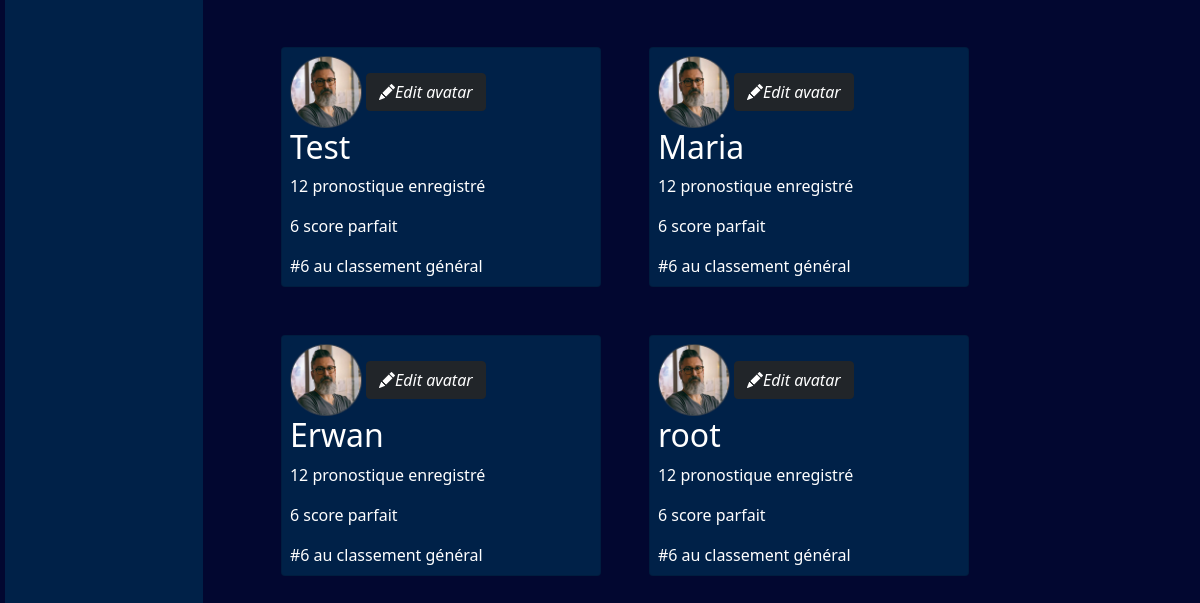
Before: /template/profile.php (lower part) with the older database file.
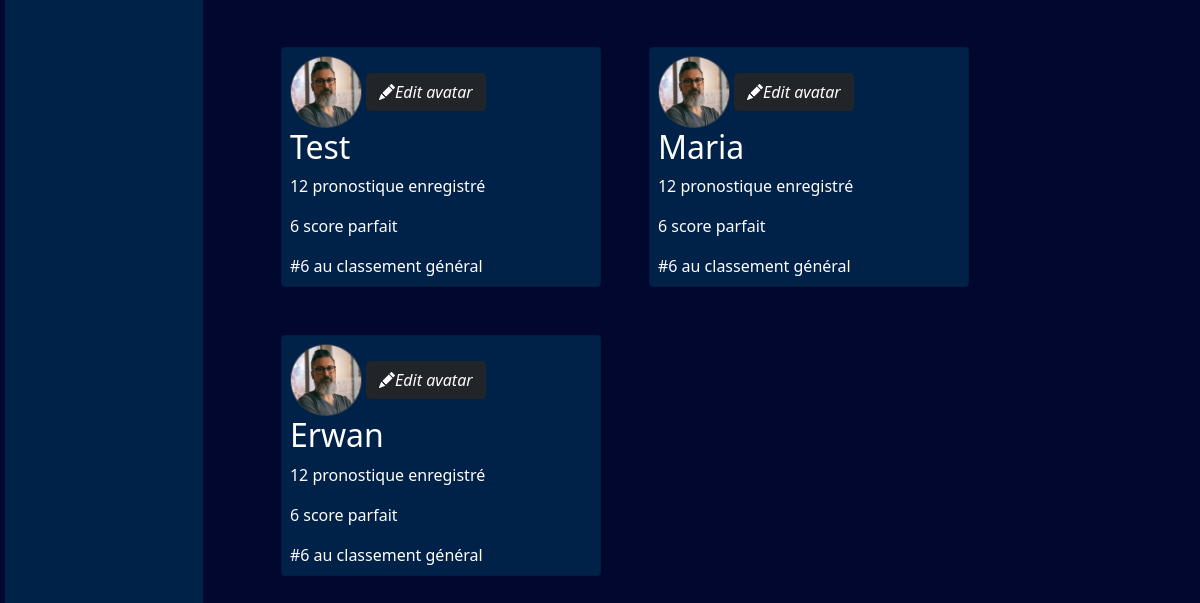
After: the same page with the newer database file.
### tables this page shows
CREATE TABLE users(
    id INTEGER PRIMARY KEY AUTOINCREMENT NOT NULL,
    username TEXT NOT NULL UNIQUE,
    password TEXT NOT NULL ,
    email TEXT NOT NULL UNIQUE,
    created_at DATETIME DEFAULT CURRENT_TIMESTAMP
, score INTEGER NOT NULL DEFAULT 0, picture TEXT DEFAULT fixture);

### template/profile.php (the view, shortened to what this page needs)
<?php
include('header.php');
include_once('../template/functions/lateralNavbar.php');
$sql = 'SELECT * FROM users ASC;';
$stmt = $db->prepare($sql);
$stmt->execute();
$users = $stmt->fetchAll(PDO::FETCH_ASSOC);
?>
<div class="row container mx-auto p-1 col-8 col-xl-9 ">
    <?php
foreach($users as $user){
    $picture = $user['picture'];
    $firstname = $user['username'];
    if(($picture) !== "fixture"){
      $avatar = "../assets/img/userfile/". $_SESSION['user']['pseudo'] ."/" . $picture;
    }else{
      $avatar = "../assets/img/fixture.png" ;
    }
?>
<div class="d-flex col-6 card p-2 m-4 text-white" style="width: 20rem;">
  <div class="position-relative">
    <img class="card-img-top" src="<?php echo $avatar?> " alt="Card image cap">
    <button type="button" class="btn btn-dark" data-bs-toggle="modal" data-bs-target="#exampleModal">
        <i class="position-relative text-white top-0 end-0 translate-middle bi bi-pencil-fill">Edit avatar </i>
    </button>
  </div>
  <div class="profile-card-body p-0">
    <h2 class="card-title"> <?php echo $firstname ?> </h2>
      <p class="card-text"><bold>12</bold> pronostique enregistré</p>
      <p class="card-text"> <bold>6</bold> score parfait</p>
      <p class="card-text"> #6 au classement général  </p>
  </div>
</div>
<?php };?></div>

### template/header.php (shortened to what this page needs)
<!DOCTYPE html>
<html lang="fr">
<head>
     <link rel="stylesheet" href="https://cdn.jsdelivr.net/npm/charts.css/dist/charts.min.css">
    <link href="../assets/css/chartcss.css" rel="stylesheet">
    <link href="https://cdn.jsdelivr.net/npm/bootstrap@5.1.3/dist/css/bootstrap.min.css" rel="stylesheet">
    <link href="../assets/css/style.css" rel="stylesheet">
    <link rel="stylesheet" href="https://cdn.jsdelivr.net/npm/bootstrap-icons@1.8.1/font/bootstrap-icons.css">
    <link href="http://fonts.cdnfonts.com/css/bruno-ace" rel="stylesheet">
</head>
<body>

### template/functions/lateralNavbar.php (shortened to what this page needs)
<div class="container-fluid ">
    <div class="row flex-nowrap ">
        <div class=" lateralnav col-2 col-md-2 col-xl-2 px-sm-2 px-0">
                    <p class="currentDate fontsaira fw-bold text-center m-auto "><?php print_r($now); ?></p1>
        </div>

### assets/css/chartcss.css (style rules this page uses)
body { background-color: rgb(3, 3, 18); }

### assets/css/style.css (style rules this page uses)
* { margin: 0; padding: 0 ; }
body { width: 100%; background: #020730; padding:5px; background-image: url("/assets/img/feminine-world-cup-trophy.png"); background-repeat: no-repeat; background-position: 70% top; }
h2 { color: #fff; }
.card { background: #002148; }
.card-img-top { height:6vw; width:6vw; background: #002148; }
.lateralnav { background-color: #002148; color:rgba(123, 180, 246, 1); }

Changed rows visible on the page:
removed users: picture (picture), username "root"
